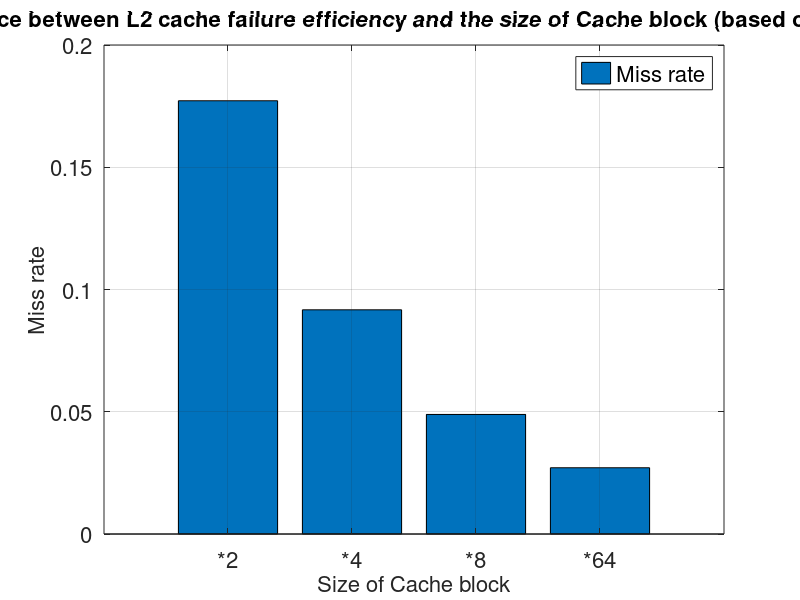

MATLAB code to generate this figure:
y=[0.1772 	0.0917 	0.0489	0.0271 ];
b=bar(y);
grid on;
ch = get(b,'children');
set(gca,'XTickLabel',{'*2','*4','*8','*64'}, 'FontSize', 16)
%set(ch,'FaceVertexCData',[1 0 1;0 0 0;])
legend('Miss rate', 'FontSize', 16);
xlabel('Size of Cache block', 'FontSize', 16);
ylabel('Miss rate', 'FontSize', 16);
title('The relevance between L2 cache failure efficiency and the size of Cache block (based on vpr dataset)', 'FontSize', 16);